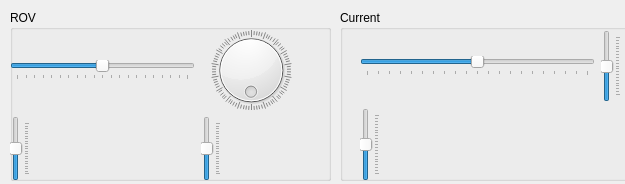
<?xml version="1.0" encoding="UTF-8"?>
<ui version="4.0">
 <class>Form</class>
 <widget class="QWidget" name="Form">
  <property name="geometry">
   <rect>
    <x>0</x>
    <y>0</y>
    <width>625</width>
    <height>184</height>
   </rect>
  </property>
  <property name="windowTitle">
   <string>Form</string>
  </property>
  <widget class="QGroupBox" name="groupBox">
   <property name="geometry">
    <rect>
     <x>10</x>
     <y>10</y>
     <width>321</width>
     <height>171</height>
    </rect>
   </property>
   <property name="title">
    <string>ROV</string>
   </property>
   <widget class="QWidget" name="gridLayoutWidget">
    <property name="geometry">
     <rect>
      <x>0</x>
      <y>20</y>
      <width>291</width>
      <height>151</height>
     </rect>
    </property>
    <layout class="QGridLayout" name="gridLayout">
     <item row="0" column="0">
      <widget class="QSlider" name="rovLat">
       <property name="minimum">
        <number>-100</number>
       </property>
       <property name="maximum">
        <number>100</number>
       </property>
       <property name="orientation">
        <enum>Qt::Horizontal</enum>
       </property>
       <property name="tickPosition">
        <enum>QSlider::TicksBelow</enum>
       </property>
      </widget>
     </item>
     <item row="2" column="0">
      <widget class="QSlider" name="rovFore">
       <property name="minimum">
        <number>-100</number>
       </property>
       <property name="maximum">
        <number>100</number>
       </property>
       <property name="orientation">
        <enum>Qt::Vertical</enum>
       </property>
       <property name="tickPosition">
        <enum>QSlider::TicksBelow</enum>
       </property>
       <property name="tickInterval">
        <number>0</number>
       </property>
      </widget>
     </item>
     <item row="0" column="1">
      <widget class="QDial" name="rovYaw">
       <property name="maximum">
        <number>359</number>
       </property>
       <property name="orientation">
        <enum>Qt::Vertical</enum>
       </property>
       <property name="invertedAppearance">
        <bool>false</bool>
       </property>
       <property name="invertedControls">
        <bool>false</bool>
       </property>
       <property name="wrapping">
        <bool>true</bool>
       </property>
       <property name="notchesVisible">
        <bool>true</bool>
       </property>
      </widget>
     </item>
     <item row="2" column="1">
      <widget class="QSlider" name="rovVertical">
       <property name="minimum">
        <number>-100</number>
       </property>
       <property name="maximum">
        <number>100</number>
       </property>
       <property name="orientation">
        <enum>Qt::Vertical</enum>
       </property>
       <property name="tickPosition">
        <enum>QSlider::TicksBelow</enum>
       </property>
      </widget>
     </item>
    </layout>
   </widget>
  </widget>
  <widget class="QGroupBox" name="groupBox_2">
   <property name="geometry">
    <rect>
     <x>340</x>
     <y>10</y>
     <width>321</width>
     <height>171</height>
    </rect>
   </property>
   <property name="title">
    <string>Current</string>
   </property>
   <widget class="QWidget" name="gridLayoutWidget_2">
    <property name="geometry">
     <rect>
      <x>20</x>
      <y>20</y>
      <width>261</width>
      <height>151</height>
     </rect>
    </property>
    <layout class="QGridLayout" name="gridLayout_2">
     <item row="0" column="0">
      <widget class="QSlider" name="currentLat">
       <property name="minimum">
        <number>-100</number>
       </property>
       <property name="maximum">
        <number>100</number>
       </property>
       <property name="orientation">
        <enum>Qt::Horizontal</enum>
       </property>
       <property name="tickPosition">
        <enum>QSlider::TicksBelow</enum>
       </property>
      </widget>
     </item>
     <item row="1" column="0">
      <widget class="QSlider" name="currentFore">
       <property name="minimum">
        <number>-100</number>
       </property>
       <property name="maximum">
        <number>100</number>
       </property>
       <property name="orientation">
        <enum>Qt::Vertical</enum>
       </property>
       <property name="tickPosition">
        <enum>QSlider::TicksBelow</enum>
       </property>
      </widget>
     </item>
     <item row="0" column="1">
      <widget class="QSlider" name="currentVertical">
       <property name="minimum">
        <number>-100</number>
       </property>
       <property name="maximum">
        <number>100</number>
       </property>
       <property name="orientation">
        <enum>Qt::Vertical</enum>
       </property>
       <property name="tickPosition">
        <enum>QSlider::TicksBelow</enum>
       </property>
      </widget>
     </item>
    </layout>
   </widget>
  </widget>
 </widget>
 <resources/>
 <connections/>
</ui>
